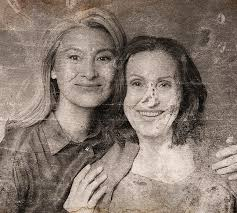
#> input picture Computer Vision August 2024/labs/Lab1/assets/old_image.jpg, 237 x 213 px
$ jupyter execute 2_image_smoothing.ipynb
#> lines starting #> are read from the running program, lines starting #| are printed output that depends on the picture
# 2D Convolution (Image Filtering)
Like in one-dimensional signals, images can be filtered via low-pass filters (LPF), and high-pass filters (HPF). LPF removes noise and blurring in image while HPF finds edges in the image. Use cv2.filter2D to convolve with the image

[cell 1]
import numpy as np
import cv2
import matplotlib.pyplot as plt

[cell 2]
plt.figure(figsize=(12, 10))

img = cv2.imread('./assets/old_image.jpg')
#> img is the input picture: shape (213, 237, 3); mean B, G, R 111.9, 121.3, 135.4

kernel_size = 3
kernel = np.ones(shape=(kernel_size, kernel_size), dtype=np.float32) / (kernel_size ** 2)
dst = cv2.filter2D(src=img, ddepth=-1, kernel=kernel)
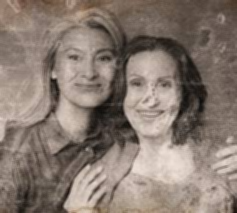
#> dst: shape (213, 237, 3); mean B, G, R 111.9, 121.3, 135.4

plt.subplot(121)
plt.imshow(img)
plt.title('Original')
plt.subplot(122)
plt.imshow(dst)
plt.title('Averaging')

plt.show()
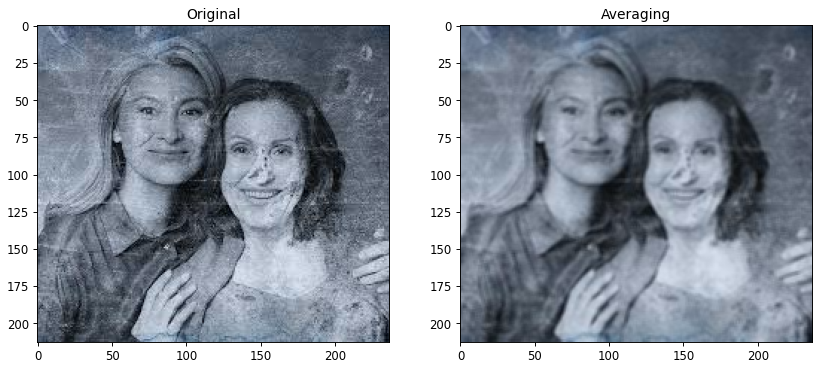
#> figure drawn by matplotlib, 2 panels; B, G, R data is drawn as R, G, B

Image blurring is achieved by convolving the image with LPF kernel - to remove noise and high frequency content.

Image blurring types:
1. Averaging - convolve with normalized box filter, take the average of all the pixels under the kernel and replace the central element.
2. Gaussian blurring - instead of box filter, we use gaussian kernel - cv2.GaussianBlur()
3. Median blurring - cv2.medianBlur() takes median of all the pixels under the kernel area and the central element is replaced with this median value - best against salt-and-pepper noise.
4. Bilateral filtering - cv2.bilateralFilter() - highly effective in noise removal while keeping edges sharp - it is slow operation.

[cell 3]
plt.figure(figsize=(18, 12))

img = cv2.imread('./assets/old_image.jpg')

kernel_size = 5
blur = cv2.blur(src=img, ksize=(kernel_size, kernel_size))
gaussian = cv2.GaussianBlur(src=img, ksize=(kernel_size, kernel_size), sigmaX=0)
median = cv2.medianBlur(src=img, ksize=kernel_size)
bilateral = cv2.bilateralFilter(src=img, d=9, sigmaColor=75, sigmaSpace=75)
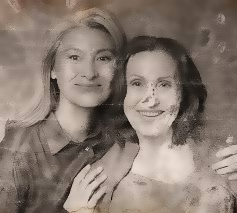
#> bilateral: shape (213, 237, 3); mean B, G, R 112.1, 121.5, 135.6

titles = ['Original', 'Averaging', 'Gaussian', 'Median', 'Bilateral']
images = [img, blur, gaussian, median, bilateral]

for i in range(len(titles)):
    plt.subplot(2, 3, i+1)
    plt.imshow(images[i])
    plt.title(titles[i])
    plt.xticks([])
    plt.yticks([])

plt.show()
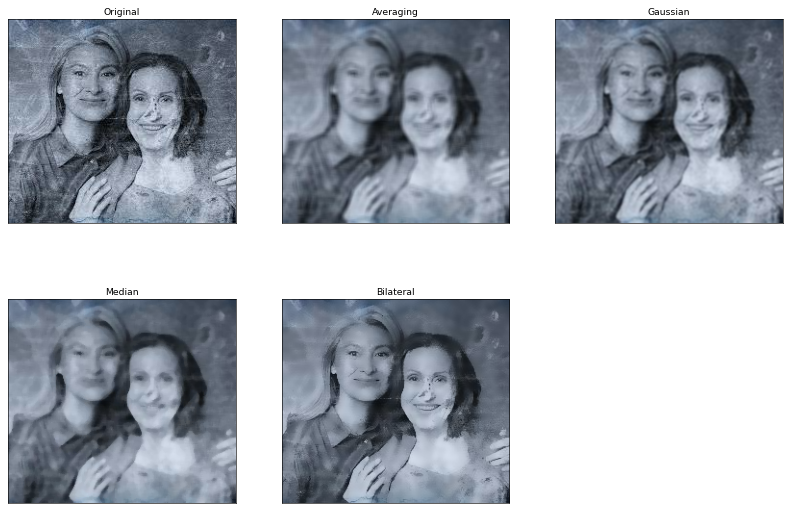
#> figure drawn by matplotlib, 5 panels; B, G, R data is drawn as R, G, B

[cell 4]
# --- Bilateral Filtering: Comparison of different parameters ---

import time
params = [
    (9, 75, 75),  # (d, sigmaColor, sigmaSpace)
    (9, 75, 150),
    (9, 150, 75),
    (9, 150, 150),
    (12, 75, 75),
    (12, 75, 150),
    (12, 150, 75),
    (12, 150, 150)
]

plt.figure(figsize=(20, 12))
plt.suptitle('Bilateral Filtering with Different Parameters', fontsize=16)

for i, (d, sigmaColor, sigmaSpace) in enumerate(params):
    start = time.time()
    bilateral = cv2.bilateralFilter(img, d, sigmaColor, sigmaSpace)
    end = time.time()

    plt.subplot(2, 4, i + 1)
    plt.imshow(cv2.cvtColor(bilateral, cv2.COLOR_BGR2RGB))
    plt.title(f'd={d}, sigmaColor={sigmaColor}, sigmaSpace={sigmaSpace}\nTime: {end - start:.4f}s')
    plt.xticks([]), plt.yticks([])

plt.show()
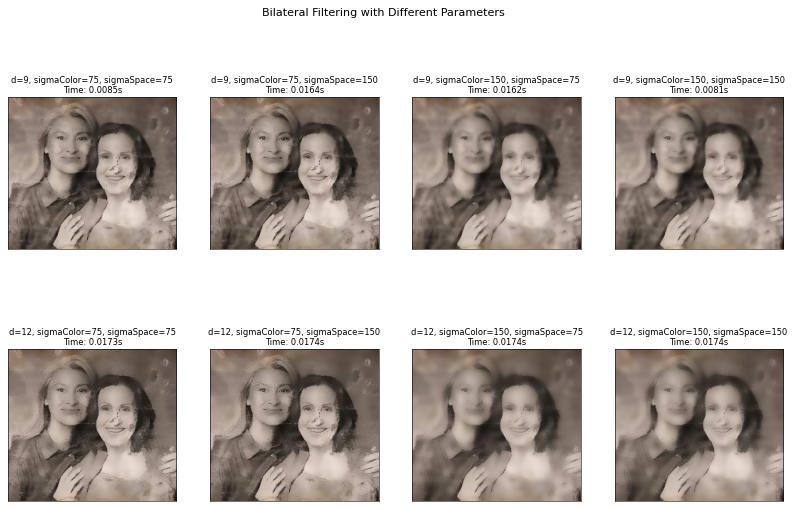
#> figure drawn by matplotlib, 8 panels

$ run again, with Computer Vision August 2024/labs/Lab1/assets/baby.jpg copied over Computer Vision August 2024/labs/Lab1/assets/old_image.jpg
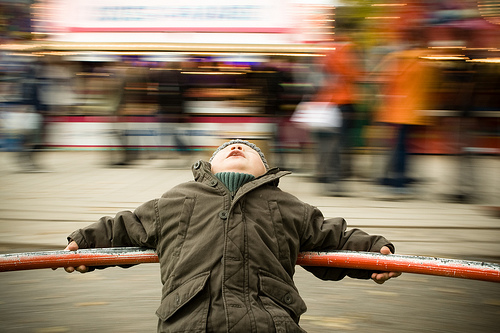
#> input picture Computer Vision August 2024/labs/Lab1/assets/baby.jpg, 500 x 333 px
#> img is the input picture: shape (333, 500, 3); mean B, G, R 96.2, 118.4, 138
#> `plt.show()`:
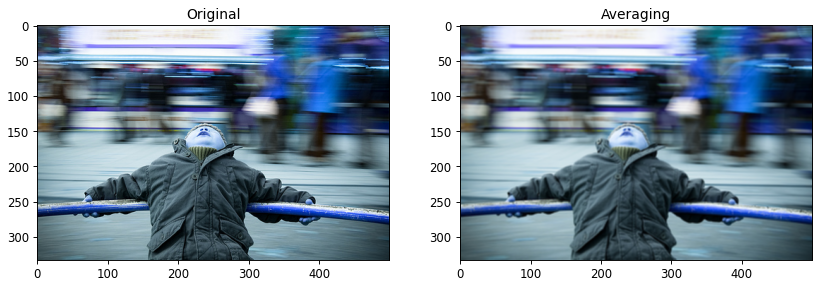
#> figure drawn by matplotlib, 2 panels; B, G, R data is drawn as R, G, B
#> the loop `for i, (d, sigmaColor, sigmaSpace) in enumerate(params):` made 8 passes
#> pass 3, `bilateral = cv2.bilateralFilter(img, d, sigmaColor, sigmaSpace)`:
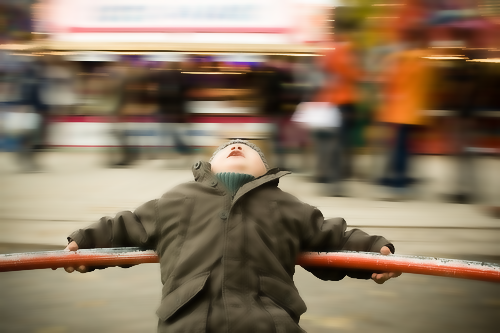
#> bilateral: shape (333, 500, 3); mean B, G, R 96.3, 118.5, 138.1
